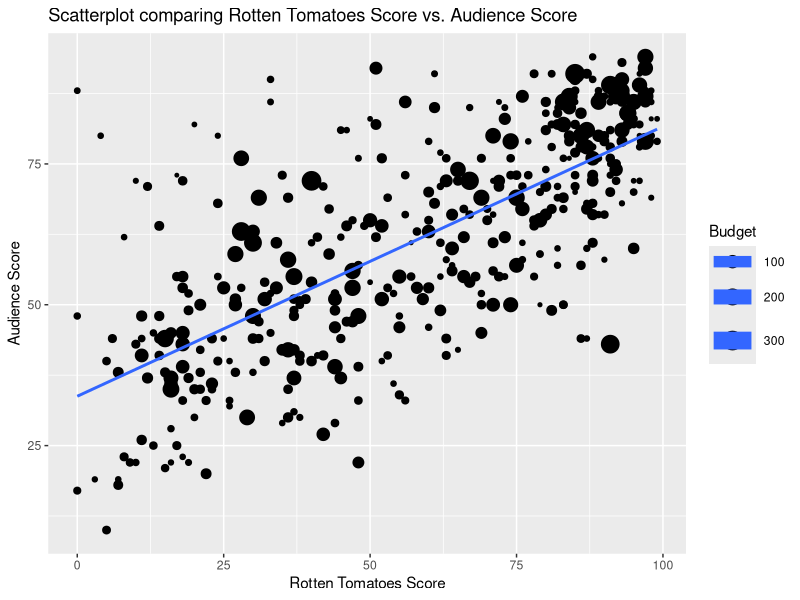
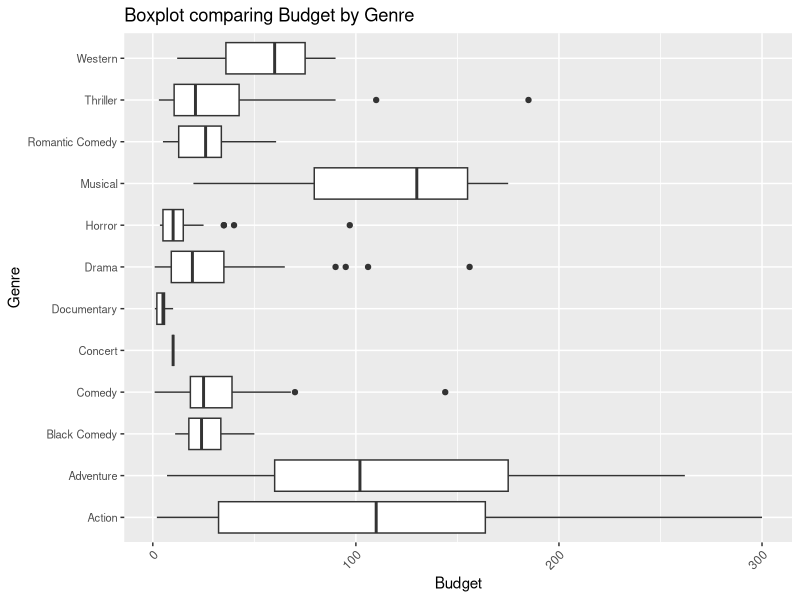

The R script that drew these images, in order:
## ---- chunk 1
knitr::opts_chunk$set(echo = FALSE, message=FALSE)
options(scipen = 999)
library(tidyverse)
library(knitr)
library(corrplot)
library(gridExtra)
library(GGally)
## ---- chunk 2
# change "Bikes.csv" to the file you want to work with
Movies <- read_csv("Movies.csv")
## ---- chunk 3
ggplot(data=Movies, aes(x = RottenTomatoes, y = AudienceScore, size = Budget)) + 
  geom_point() +
  stat_smooth(method="lm", se=FALSE) +
  ggtitle("Scatterplot comparing Rotten Tomatoes Score vs. Audience Score") + 
  xlab("Rotten Tomatoes Score") +
  ylab("Audience Score")
## ---- chunk 4
ggplot(data=Movies, aes(x=Budget, y=Genre)) + 
         geom_boxplot() +
         ggtitle("Boxplot comparing Budget by Genre") + 
         xlab("Budget") +
         ylab("Genre") +
  theme(axis.text.x = element_text(angle = 45, hjust = 1), 
        axis.text.y = element_text(size = 8))
## ---- chunk 5
YearF <- as.factor(Movies$Year)
Movies_AudienceScore_Summary_Year <- Movies %>% group_by(Year) %>%
  summarize(Max_AudienceScore = max(AudienceScore, na.rm=TRUE),
            Min_AudienceScore = min(AudienceScore, na.rm=TRUE), 
            Mean_AudienceScore = mean(AudienceScore, na.rm=TRUE), 
            Median_AudienceScore = median(AudienceScore,na.rm=TRUE),
            Number_of_AudienceScore = n())

kable(Movies_AudienceScore_Summary_Year)
